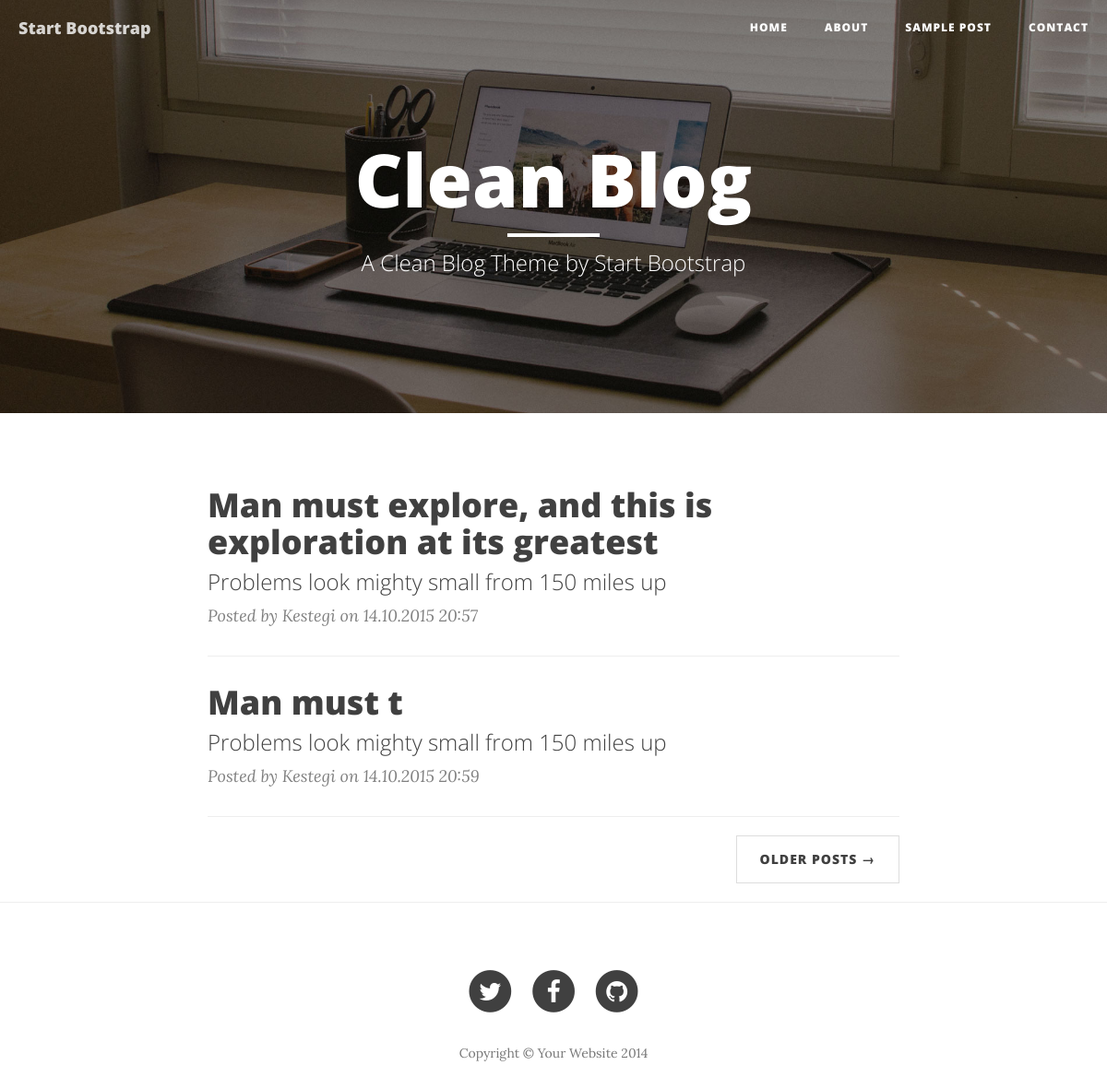
The page / on the database its author committed.
### tables this page shows
CREATE TABLE `posts` (
  `post_id` int(10) unsigned NOT NULL AUTO_INCREMENT,
  `title` varchar(80) NOT NULL,
  `description` varchar(120) NOT NULL,
  `date` datetime NOT NULL DEFAULT CURRENT_TIMESTAMP,
  `author_id` int(10) unsigned NOT NULL,
  PRIMARY KEY (`post_id`)
);

CREATE TABLE `authors` (
  `author_id` int(10) unsigned NOT NULL AUTO_INCREMENT,
  `name` varchar(30) NOT NULL,
  PRIMARY KEY (`author_id`)
);

### index.php (the view, shortened to what this page needs)
<?php
$db = mysqli_connect(DATABASE_HOSTNAME, DATABASE_USERNAME, DATABASE_PASSWORD, DATABASE_DATABASE) or die(mysqli_error($db));
mysqli_query($db, "SET NAMES 'utf8'");
$q = mysqli_query($db, "
  SELECT
    *,
    DATE_FORMAT(date, '%d.%m.%Y %H:%i') date
  FROM posts
    NATURAL JOIN authors
  ");
while ($row = mysqli_fetch_assoc($q)) {
$posts[] = $row;
}
?>
<!DOCTYPE html>
<html lang="en">
<head>
    <link href="css/bootstrap.min.css" rel="stylesheet">
    <link href="css/clean-blog.min.css" rel="stylesheet">
    <link href="http://maxcdn.bootstrapcdn.com/font-awesome/4.1.0/css/font-awesome.min.css" rel="stylesheet" type="text/css">
</head>
<body>
    <nav class="navbar navbar-default navbar-custom navbar-fixed-top">
        <div class="container-fluid">
            <div class="navbar-header page-scroll">
                <a class="navbar-brand" href="index.php">Start Bootstrap</a>
            </div>
            <div class="collapse navbar-collapse" id="bs-example-navbar-collapse-1">
                <ul class="nav navbar-nav navbar-right">
                    <li>
                        <a href="index.php">Home</a>
                    </li>
                    <li>
                        <a href="about.html">About</a>
                    </li>
                    <li>
                        <a href="post.html">Sample Post</a>
                    </li>
                    <li>
                        <a href="contact.html">Contact</a>
                    </li>
                </ul>
            </div>
        </div>
    </nav>
    <header class="intro-header" style="background-image: url('img/home-bg.jpg')">
        <div class="container">
            <div class="row">
                <div class="col-lg-8 col-lg-offset-2 col-md-10 col-md-offset-1">
                    <div class="site-heading">
                        <h1>Clean Blog</h1>
                        <hr class="small">
                        <span class="subheading">A Clean Blog Theme by Start Bootstrap</span>
                    </div>
                </div>
            </div>
        </div>
    </header>
    <div class="container">
        <div class="row">
            <div class="col-lg-8 col-lg-offset-2 col-md-10 col-md-offset-1">
            <?foreach ($posts as $post):?>
                <div class="post-preview">
                    <a href="post.html">
                        <h2 class="post-title">
                            <?=$post["title"]?>
                        </h2>
                        <h3 class="post-subtitle">
                            <?=$post['description']?>
                        </h3>
                    </a>
                    <p class="post-meta">Posted by <?=$post['name']?> on <?=$post['date']?></p>
                </div>
                    <hr>
            <?endforeach?>
                <ul class="pager">
                    <li class="next">
                        <a href="#">Older Posts &rarr;</a>
                    </li>
                </ul>
            </div>
        </div>
    </div>
    <hr>
    <footer>
        <div class="container">
            <div class="row">
                <div class="col-lg-8 col-lg-offset-2 col-md-10 col-md-offset-1">
                    <ul class="list-inline text-center">
                        <li>
                            <a href="#">
                                <span class="fa-stack fa-lg">
                                    <i class="fa fa-circle fa-stack-2x"></i>
                                    <i class="fa fa-twitter fa-stack-1x fa-inverse"></i>
                                </span>
                            </a>
                        </li>
                        <li>
                            <a href="#">
                                <span class="fa-stack fa-lg">
                                    <i class="fa fa-circle fa-stack-2x"></i>
                                    <i class="fa fa-facebook fa-stack-1x fa-inverse"></i>
                                </span>
                            </a>
                        </li>
                        <li>
                            <a href="#">
                                <span class="fa-stack fa-lg">
                                    <i class="fa fa-circle fa-stack-2x"></i>
                                    <i class="fa fa-github fa-stack-1x fa-inverse"></i>
                                </span>
                            </a>
                        </li>
                    </ul>
                    <p class="copyright text-muted">Copyright &copy; Your Website 2014</p>
                </div>
            </div>
        </div>
    </footer>
</body>
</html>

### rows shown on the page
posts: title "Man must explore, and this is exploration at its greatest", description "Problems look mighty small from 150 miles up", author.name "Kestegi", date "14.10.2015 20:57"
posts: title "Man must t", description "Problems look mighty small from 150 miles up", author.name "Kestegi", date "14.10.2015 20:59"
